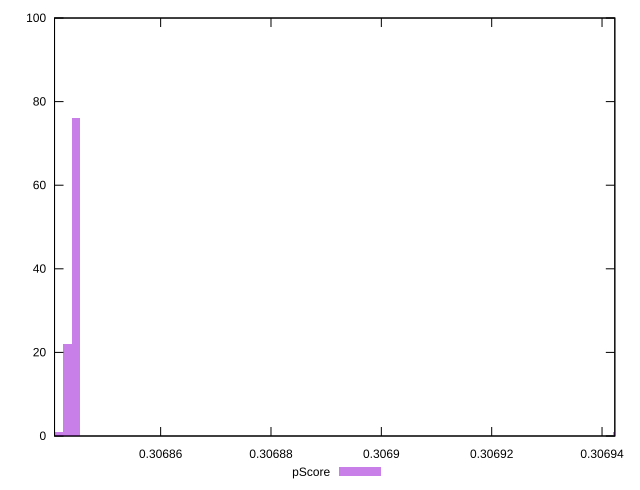

Reproduce this figure in gnuplot.
reset

$pScore <<EOF
0.30694279768426413 1
0.30684309743429816 22
0.30684465525070387 76
0.30684153961789246 1
EOF

set key outside below
set boxwidth 0.0000015578164057181203
set xrange [0.30684076763207724:0.3069423176468792]
set yrange [0:100]
set trange [0:100]
set style fill transparent solid 0.5 noborder
set terminal svg size 640, 490 enhanced background rgb 'white'
set output "report_00016_2021-02-10T13-31-48.338Z/uses-long-cache-ttl/samples/pages+cached+noadtech+nomedia+nocss/pScore/histogram.svg"

plot $pScore title "pScore" with boxes

reset
